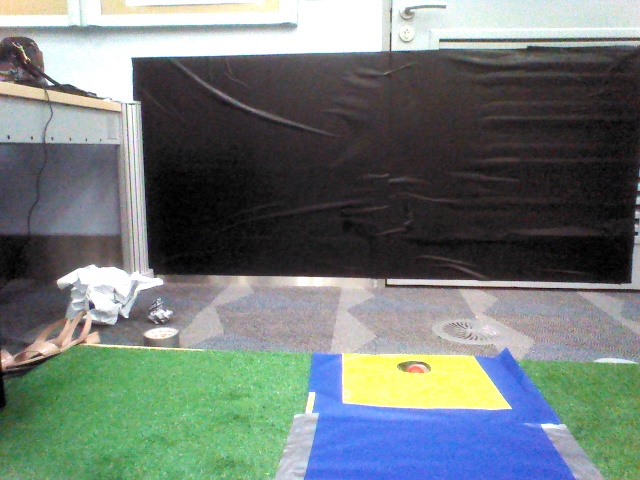
#> input picture P2.jpg, 640 x 480 px
$ python analyze_image.py   (Python 2 division)
#> lines starting #> are read from the running program, lines starting #| are printed output that depends on the picture; after the words box and inside, x2 and y2 are one past the last pixel; in counts of white or black regions, pixels touching at a corner belong together
import cv2
import numpy as np

def window_click(event, x, y, flags, param):
    if event == cv2.EVENT_LBUTTONUP:
        tmp_img = cv2.cvtColor(src_img, cv2.COLOR_RGB2HSV)

        print '\tRGB: ', np.array2string(src_img[y, x])
        print '\tHSV: ', np.array2string(tmp_img[y, x])


src_img = cv2.imread('P2.jpg')
#> src_img is the input picture: shape (480, 640, 3); mean B, G, R 118.2, 121.3, 110.8
dst_img = cv2.cvtColor(src_img, cv2.COLOR_RGB2HSV)
#> dst_img: shape (480, 640, 3); mean H, S, V 76.3, 48.6, 133.8

lower_color = np.array([88, 70, 253])
upper_color = np.array([92, 190, 255])

mask = cv2.inRange(dst_img, lower_color, upper_color)
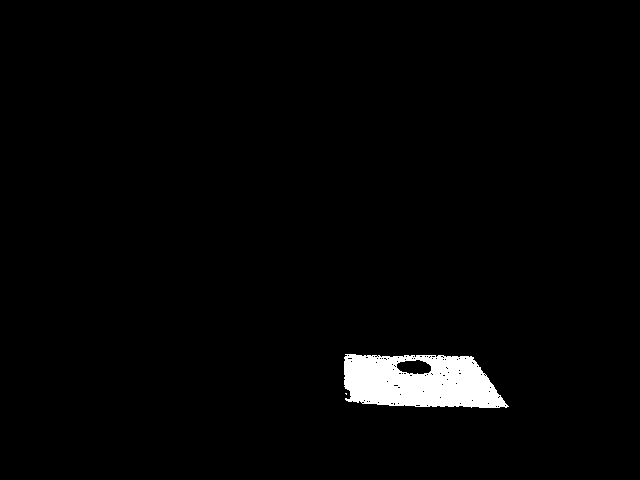
#> mask: shape (480, 640); 2.2% white; 2 white regions (1 under 20 px), largest, box (x1, y1, x2, y2) and area: (344, 354, 509, 408) 6798
imask = mask > 0
#> imask: shape (480, 640) bool; 2.2% white; 2 white regions (1 under 20 px)

filtered = np.zeros_like(src_img, np.uint8)
filtered[imask] = src_img[imask]
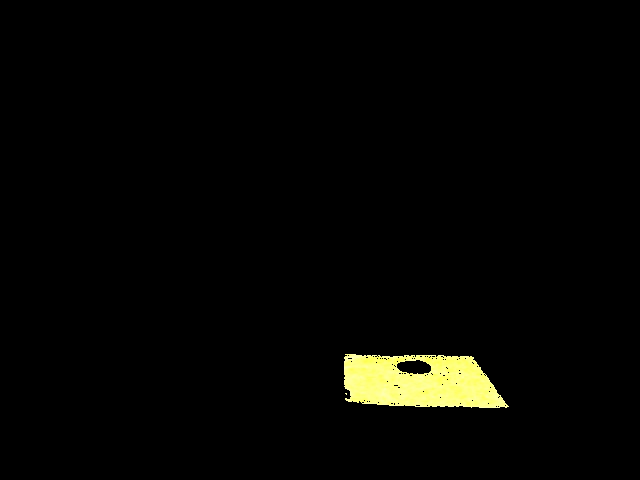
#> filtered: shape (480, 640, 3); mean B, G, R 2.9, 5.6, 5.6

imgray = cv2.cvtColor(filtered, cv2.COLOR_BGR2GRAY)
ret, thresh = cv2.threshold(imgray, 1, 255, 0)
contours, hierarchy = cv2.findContours(thresh, cv2.RETR_CCOMP, cv2.CHAIN_APPROX_SIMPLE)
#> contours = 93 contours, 91 with area under 20; largest, box (x1, y1, x2, y2) and area: (344, 354, 509, 408) 7078, (396, 359, 432, 375) 404

c = max(contours, key = cv2.contourArea)
#> c = contour of 179 points, box (x1, y1, x2, y2) (344, 354, 509, 408), area 7078

x, y, w, h = cv2.boundingRect(c)
#> x = 344; y = 354; w = 165; h = 54
thresh = thresh[y:y+h, x:x+w]
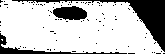
#> thresh: shape (54, 165); 76.3% white; 88 black regions (85 under 20 px)
contours, hierarchy = cv2.findContours(thresh, cv2.RETR_CCOMP, cv2.CHAIN_APPROX_SIMPLE)
#> contours = 93 contours, 91 with area under 20; largest, box (x1, y1, x2, y2) and area: (0, 0, 165, 54) 7078, (52, 5, 88, 21) 404

#> (the run stopped early here; a loop or call above may not have finished)
